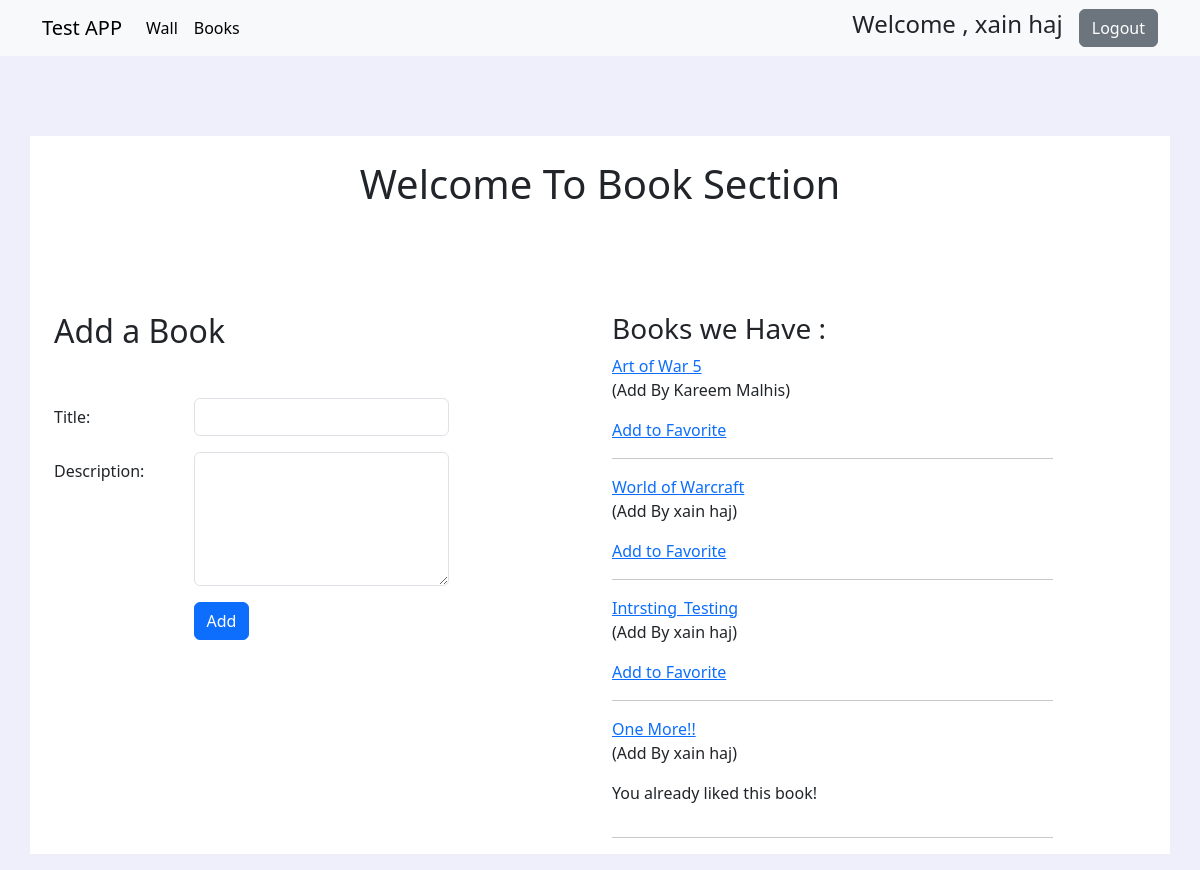
/books (signed in), run on the app's committed database.
### fav_books_app/models.py (models this page shows)
class Users(models.Model):
    first_name=models.CharField(max_length=100)
    last_name=models.CharField(max_length=100)
    email=models.CharField(max_length=100)
    password=models.CharField(max_length=255)
    created_at=models.DateTimeField(auto_now_add=True)
    updated_at=models.DateTimeField(auto_now=True)
    objects = Validation()

class Book(models.Model):
    title = models.CharField(max_length=255)
    liked_by = models.ManyToManyField(Users, related_name="fav_books")
    uploaded_by = models.ForeignKey(Users, related_name= "books_uploaded", on_delete=models.CASCADE)
    desc = models.TextField(default="NO Description Available")
    created_at=models.DateTimeField(auto_now_add=True)
    updated_at=models.DateTimeField(auto_now=True)
    objects = BookValidation()

### fav_books_app/views.py (the view)
# urls.py: path('books', views.books_page, name='books'),
def books_page(request):
    user = Users.objects.get(id=request.session['user_id'])
    books = Book.objects.all()
    tag = check_fav_users(user.id, books)
    context = {
        'first_name': user.first_name,
        'last_name': user.last_name,
        'user': user,
        'books': books,
        'tag': tag
    }
    return render(request, 'books.html', context)

### fav_books_app/views.py (called while the page is built)
def check_fav_users(user_id, books):
    dic = {}
    for book in books:
        if not book.liked_by.all().exists():
            dic[f'{book.id}'] = f"<a href='/add_to_fav/{user_id}/{book.id}'> Add to Favorite </a>"
            continue
        for user in book.liked_by.all():
            if (user.id == user_id):
                dic[f'{book.id}'] = "<p> You already liked this book!<p>"
                break
            dic[f'{book.id}'] = f"<a href='/add_to_fav/{user_id}/{book.id}'> Add to Favorite </a>"
    return dic

### fav_books_app/templates/books.html (shortened to what this page needs)
<!DOCTYPE html>
<html lang="en">
<head>
    {% load static %}
    <link rel="stylesheet" href="{% static 'css/bootstrap.css' %}">
    {% load static %}
    {% load static %}
</head>
<body style="background-color: rgba(231, 233, 249, 0.707);">
    <nav class="navbar navbar-expand-lg navbar-light bg-light">
        <div class="container">
            <a class="navbar-brand" href="#">Test APP</a>
            <div class="collapse navbar-collapse" id="navbarSupportedContent">
                <ul class="navbar-nav me-auto mb-2 mb-lg-0">
                    <li class="nav-item">
                        <a class="nav-link active" aria-current="page"
                            href="{% url 'fav_books_app:success_redirect' %}">Wall</a>
                    </li>
                    <li class="nav-item">
                        <a class="nav-link active" aria-current="page" href="{% url 'fav_books_app:books' %}">Books</a>
                    </li>
                </ul>
                <form class="d-flex align-items-center">
                    <h4> Welcome , {{first_name}} {{last_name}}</h4>
                    <a href="{% url 'fav_books_app:logout_process' %}" class="ms-3 btn btn-secondary">Logout</a>
                </form>
            </div>
        </div>
    </nav>
    <div class="container mt-6 pt-4" style="background-color: white;">
        <div class="row justify-content-center mb-3">
            <div class="col-sm-12  d-flex justify-content-center">
                <h1 class="aligne-item-center">Welcome To Book Section</h1>
            </div>
        </div>
        <div class="container mt-6 mb-3" style="background-color: white;">
            <body style="background-color: rgba(231, 233, 249, 0.707);">
                <div class="row">
                    <div class="col-sm-6 ">
                        <h2 class="mt-3 mb-5">Add a Book</h2>
                        <form action="{% url 'fav_books_app:book_process_add' %}" method="post">
                            <div class="row mb-3">
                                <div class="col-sm-3">
                                    <label class="col-form-label" for="">Title:</label>
                                </div>
                                <div class="col-sm-6">
                                    <input type="text" name="title" class="form-control">
                                </div>
                            </div>
                            <div class="row mb-3">
                                <div class="col-sm-3">
                                    <label class="col-form-label" for="">Description:</label>
                                </div>
                                <div class="col-sm-6">
                                    <textarea name="desc" class="form-control" rows="5"></textarea>
                                </div>
                            </div>
                            <div class="row mb-3 justify-content-center">
                                <div class="col-sm-6">
                                    <button type="submit" class="btn btn-primary">Add</button>
                                </div>
                            </div>
                        </form>
                    </div>
                    <div class="col-sm-6">
                        <h3 class="mt-3">Books we Have :</h3>
                        {% for book in books %}
                        <a href="{% url 'fav_books_app:book_details' id=book.id %}">{{book.title}}</a>
                        <p>(Add By {{book.uploaded_by.first_name}} {{book.uploaded_by.last_name}})</p>
                        {% for key, value in tag.items%}
                        {%if book.id|stringformat:"s" == key %}
                        {{value|safe}}
                        {% endif %}
                        {% endfor %}
                        <div class="row justify-content-start">
                            <div class="col-sm-10">
                                <hr class="hr">
                            </div>
                        </div>
                        {% endfor %}
                    </div>
                </div>
        </div>
    </div>
</body>
</html>

### data on the page
Users: first_name "xain", last_name "haj"
Book: title "Art of War 5", uploaded_by.first_name "Kareem", uploaded_by.last_name "Malhis", tag "Add to Favorite"
Book: title "World of Warcraft", uploaded_by.first_name "xain", uploaded_by.last_name "haj", tag "Add to Favorite"
Book: title "Intrsting_Testing", uploaded_by.first_name "xain", uploaded_by.last_name "haj", tag "Add to Favorite"
Book: title "One More!!", uploaded_by.first_name "xain", uploaded_by.last_name "haj", tag "You already liked this book!"
